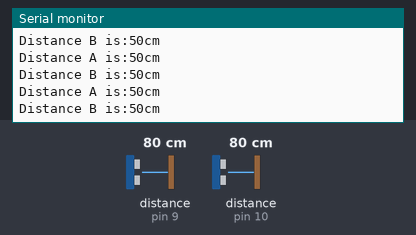
A sketch run on a simulated Arduino Uno, built with avr-gcc and run on an emulated ATmega328P. On the bench: the last lines printed to the serial monitor. Wiring (inferred from the names in the program): 2 × ultrasonic range finder: trigger pin 6, echo pin 9 / trigger pin 11, echo pin 10. The test bench sets the inputs (shaded band); at power-on: distance to the obstacle (sensors on pin 9, pin 10) 80 cm. The echo pulse lasts 58.3 µs per cm.

Above: at 1.3 s.
1.4 s: distance to the obstacle (sensor on pin 9) set to 35 cm
At 1.9 s:
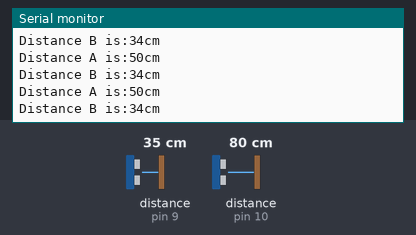
4.4 s: distance to the obstacle (sensor on pin 10) set to 2 cm
At 4.9 s:
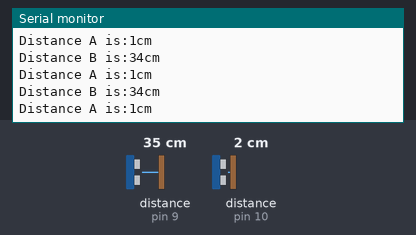
7.4 s: distance to the obstacle (sensor on pin 9) set to 250 cm
At 7.61 s:
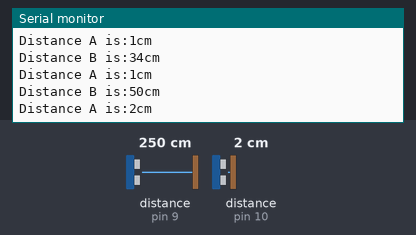
10.4 s: distance to the obstacle (sensor on pin 10) set to 60 cm
At 10.52 s:
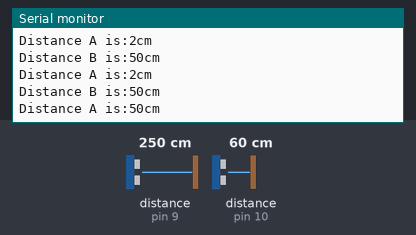
13.4 s: distance to the obstacle (sensor on pin 10) set to 250 cm
At 13.4 s:
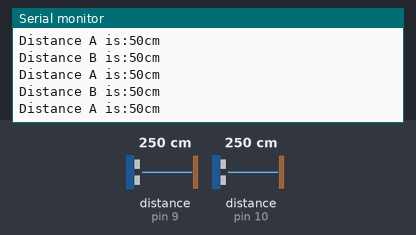
16.4 s: distance to the obstacle (sensor on pin 9) set to 60 cm
Timing chart, 0 to 19.4 s (numbered marks = the images above; inputs shaded):
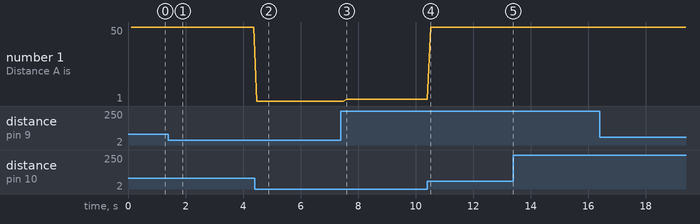

Measured:
- after the input at 1.4 s, the serial monitor: prints a new line after 0.06 s (image 1)
- after the input at 4.4 s, the serial monitor: prints a new line after 0.07 s (image 2)
- after the input at 7.4 s, the serial monitor: prints a new line after 0.11 s (image 3)
- after the input at 10.4 s, the serial monitor: prints a new line after 0.12 s (image 4)
- plotted number 1: 50 → 1 after the input at 4.4 s, 1 → 2 after the input at 7.4 s

The sketch:

ultrasonic.ino
```cpp
#include <NewPing.h>

#define TRIGGER_PIN_B  6
#define ECHO_PIN_B    9
#define TRIGGER_PIN_A  11
#define ECHO_PIN_A    10

// NewPing sonar(x, y);
// NewPing sonar2(x, y);

void setup() {
  Serial.begin(9600);
  pinMode(TRIGGER_PIN_A, OUTPUT);
  pinMode(ECHO_PIN_A, INPUT);
  pinMode(TRIGGER_PIN_B, OUTPUT);
  pinMode(ECHO_PIN_B, INPUT);
  delay(100);
}

void loop() {
  long duration1, distance1;
  long duration2, distance2;
  digitalWrite(TRIGGER_PIN_A, LOW);  // Added this line
  delayMicroseconds(2); // Added this line
  digitalWrite(TRIGGER_PIN_A, HIGH);
  delayMicroseconds(10); // Added this line
  digitalWrite(TRIGGER_PIN_A, LOW);
  duration1 = pulseIn(ECHO_PIN_A, HIGH);
  distance1 = (duration1/2) / 29.1;

  if (distance1 > 50){
    distance1 = 50;
  }


  digitalWrite(TRIGGER_PIN_B, LOW);  // Added this line
  delayMicroseconds(2); // Added this line
  digitalWrite(TRIGGER_PIN_B, HIGH);
  delayMicroseconds(10); // Added this line
  digitalWrite(TRIGGER_PIN_B, LOW);
  duration2 = pulseIn(ECHO_PIN_B, HIGH);
  distance2= (duration2/2) / 29.1;

  if (distance2 > 50){
    distance2 = 50;
  }

Serial.print("Distance A is:"  );
Serial.print(distance1 );
Serial.println( "cm");
Serial.print("Distance B is:"  );
Serial.print( distance2);
Serial.println( "cm");
 delay(100);
}
```
